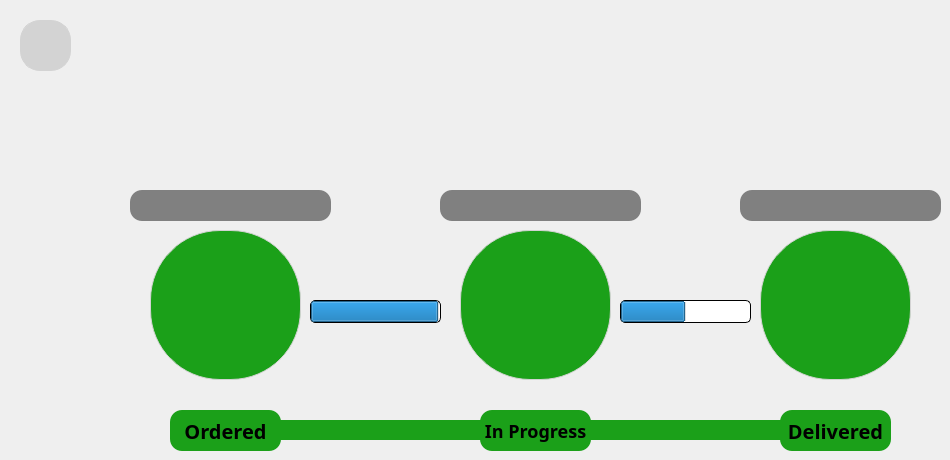
      <widget class="QWidget" name="timeline">
       <widget class="QPushButton" name="TL_ORDERED">
        <property name="geometry">
         <rect>
          <x>150</x>
          <y>230</y>
          <width>151</width>
          <height>150</height>
         </rect>
        </property>
        <property name="styleSheet">
         <string notr="true">background:#1BA019;
/*background:#EFFADC;*/
border-radius: 70px;
border: 1px solid;
border-color:#D3D3D3;
</string>
        </property>
        <property name="text">
         <string/>
        </property>
        <property name="icon">
         <iconset resource="resources.qrc">
          <normaloff>:/figma/ordered.png</normaloff>:/figma/ordered.png</iconset>
        </property>
        <property name="iconSize">
         <size>
          <width>80</width>
          <height>80</height>
         </size>
        </property>
       </widget>
       <widget class="QPushButton" name="TL_IN_PROGRESS">
        <property name="geometry">
         <rect>
          <x>460</x>
          <y>230</y>
          <width>151</width>
          <height>150</height>
         </rect>
        </property>
        <property name="styleSheet">
         <string notr="true">background:#1BA019;
/*background:#CBF84C;*/
border-radius: 70px;
border: 1px solid;
border-color:#D3D3D3;
</string>
        </property>
        <property name="text">
         <string/>
        </property>
        <property name="icon">
         <iconset resource="resources.qrc">
          <normaloff>:/figma/in_progress.png</normaloff>:/figma/in_progress.png</iconset>
        </property>
        <property name="iconSize">
         <size>
          <width>80</width>
          <height>80</height>
         </size>
        </property>
       </widget>
       <widget class="QPushButton" name="TL_DELIVERED">
        <property name="geometry">
         <rect>
          <x>760</x>
          <y>230</y>
          <width>151</width>
          <height>150</height>
         </rect>
        </property>
        <property name="styleSheet">
         <string notr="true">background:#1BA019;
/*background:#93D52D;*/
border-radius: 70px;
border: 1px solid;
border-color:#D3D3D3;
</string>
        </property>
        <property name="text">
         <string/>
        </property>
        <property name="icon">
         <iconset resource="resources.qrc">
          <normaloff>:/figma/delivered.png</normaloff>:/figma/delivered.png</iconset>
        </property>
        <property name="iconSize">
         <size>
          <width>80</width>
          <height>80</height>
         </size>
        </property>
       </widget>
       <widget class="QProgressBar" name="progressBar_1">
        <property name="geometry">
         <rect>
          <x>310</x>
          <y>300</y>
          <width>131</width>
          <height>23</height>
         </rect>
        </property>
        <property name="styleSheet">
         <string notr="true">
border-radius: 5px;
border: 1px solid;

</string>
        </property>
        <property name="minimum">
         <number>0</number>
        </property>
        <property name="maximum">
         <number>100</number>
        </property>
        <property name="value">
         <number>99</number>
        </property>
        <property name="textVisible">
         <bool>false</bool>
        </property>
       </widget>
       <widget class="QProgressBar" name="progressBar_2">
        <property name="geometry">
         <rect>
          <x>620</x>
          <y>300</y>
          <width>131</width>
          <height>23</height>
         </rect>
        </property>
        <property name="autoFillBackground">
         <bool>false</bool>
        </property>
        <property name="styleSheet">
         <string notr="true">
border-radius: 5px;
border: 1px solid;

</string>
        </property>
        <property name="value">
         <number>50</number>
        </property>
        <property name="textVisible">
         <bool>false</bool>
        </property>
        <property name="invertedAppearance">
         <bool>false</bool>
        </property>
       </widget>
       <widget class="QLabel" name="Label_ordered">
        <property name="geometry">
         <rect>
          <x>170</x>
          <y>410</y>
          <width>111</width>
          <height>41</height>
         </rect>
        </property>
        <property name="styleSheet">
         <string notr="true">*{
background: #1BA019;
border-radius: 12px;
/* Header-6 Bold */
font-family: Lexend;
font-size: 20px;
font-style: normal;
font-weight: 600;
line-height: 30px; /* 150% */

}</string>
        </property>
        <property name="text">
         <string>Ordered</string>
        </property>
        <property name="alignment">
         <set>Qt::AlignmentFlag::AlignCenter</set>
        </property>
       </widget>
       <widget class="QLabel" name="Label_in_progress">
        <property name="geometry">
         <rect>
          <x>480</x>
          <y>410</y>
          <width>111</width>
          <height>41</height>
         </rect>
        </property>
        <property name="styleSheet">
         <string notr="true">*{
background: #1BA019;
border-radius: 12px;
/* Header-6 Bold */
font-family: Lexend;
font-size: 18px;
font-style: normal;
font-weight: 600;
line-height: 30px; /* 150% */

}</string>
        </property>
        <property name="text">
         <string>In Progress</string>
        </property>
        <property name="alignment">
         <set>Qt::AlignmentFlag::AlignCenter</set>
        </property>
       </widget>
       <widget class="QLabel" name="Label_delivered">
        <property name="geometry">
         <rect>
          <x>780</x>
          <y>410</y>
          <width>111</width>
          <height>41</height>
         </rect>
        </property>
        <property name="styleSheet">
         <string notr="true">*{
background: #1BA019;
border-radius: 12px;
/* Header-6 Bold */
font-family: Lexend;
font-size: 20px;
font-style: normal;
font-weight: 600;
line-height: 30px; /* 150% */

}</string>
        </property>
        <property name="text">
         <string>Delivered</string>
        </property>
        <property name="alignment">
         <set>Qt::AlignmentFlag::AlignCenter</set>
        </property>
       </widget>
       <widget class="QLabel" name="label_6">
        <property name="geometry">
         <rect>
          <x>270</x>
          <y>420</y>
          <width>551</width>
          <height>20</height>
         </rect>
        </property>
        <property name="styleSheet">
         <string notr="true">background: #1BA019;</string>
        </property>
        <property name="text">
         <string/>
        </property>
       </widget>
       <widget class="QPushButton" name="pushButton_2">
        <property name="geometry">
         <rect>
          <x>20</x>
          <y>20</y>
          <width>51</width>
          <height>51</height>
         </rect>
        </property>
        <property name="styleSheet">
         <string notr="true">background:#D3D3D3;
border-radius: 20px;
border: 1px solid;
border-color:#D3D3D3;
</string>
        </property>
        <property name="text">
         <string/>
        </property>
        <property name="icon">
         <iconset resource="resources.qrc">
          <normaloff>:/figma/arrow1.png</normaloff>:/figma/arrow1.png</iconset>
        </property>
        <property name="iconSize">
         <size>
          <width>40</width>
          <height>40</height>
         </size>
        </property>
       </widget>
       <widget class="QLabel" name="label_ordered">
        <property name="geometry">
         <rect>
          <x>130</x>
          <y>190</y>
          <width>201</width>
          <height>31</height>
         </rect>
        </property>
        <property name="styleSheet">
         <string notr="true">*{
background: gray;
border-radius: 12px;
color:white;
/* Header-6 Bold */
font-family: Lexend;
font-size: 20px;
font-style: normal;
font-weight: 600;
line-height: 30px; /* 150% */

}</string>
        </property>
        <property name="text">
         <string/>
        </property>
       </widget>
       <widget class="QLabel" name="label_in_progress">
        <property name="geometry">
         <rect>
          <x>440</x>
          <y>190</y>
          <width>201</width>
          <height>31</height>
         </rect>
        </property>
        <property name="styleSheet">
         <string notr="true">*{
background: gray;
border-radius: 12px;
color:white;
/* Header-6 Bold */
font-family: Lexend;
font-size: 20px;
font-style: normal;
font-weight: 600;
line-height: 30px; /* 150% */

}</string>
        </property>
        <property name="text">
         <string/>
        </property>
       </widget>
       <widget class="QLabel" name="label_delivered">
        <property name="geometry">
         <rect>
          <x>740</x>
          <y>190</y>
          <width>201</width>
          <height>31</height>
         </rect>
        </property>
        <property name="styleSheet">
         <string notr="true">*{
background: gray;
border-radius: 12px;
color:white;

/* Header-6 Bold */
font-family: Lexend;
font-size: 20px;
font-style: normal;
font-weight: 600;
line-height: 30px; /* 150% */

}</string>
        </property>
        <property name="text">
         <string/>
        </property>
       </widget>
       <zorder>label_6</zorder>
       <zorder>progressBar_1</zorder>
       <zorder>TL_ORDERED</zorder>
       <zorder>TL_IN_PROGRESS</zorder>
       <zorder>TL_DELIVERED</zorder>
       <zorder>progressBar_2</zorder>
       <zorder>Label_ordered</zorder>
       <zorder>Label_in_progress</zorder>
       <zorder>Label_delivered</zorder>
       <zorder>pushButton_2</zorder>
       <zorder>label_ordered</zorder>
       <zorder>label_in_progress</zorder>
       <zorder>label_delivered</zorder>
      </widget>
